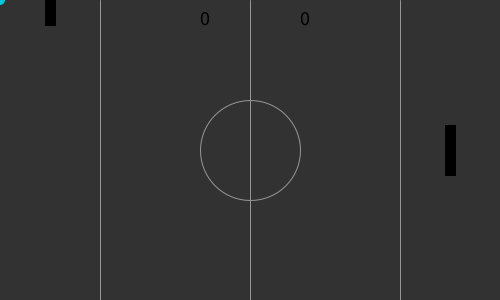
Frame 1 (no input)
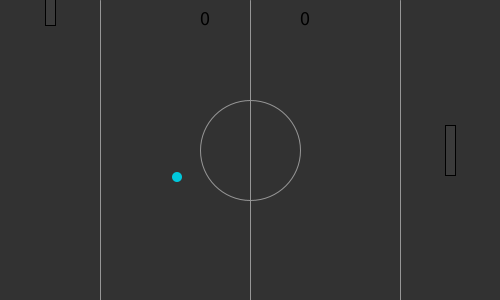
Frame 60 (the mouse pressed at the canvas centre just before this capture)
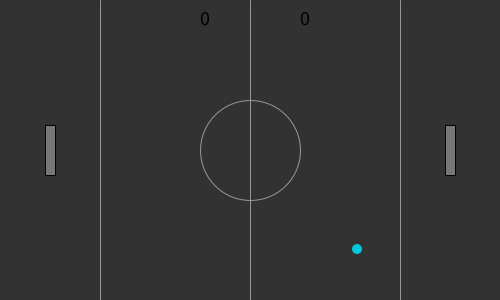
Frame 120 (the mouse held since frame 60 and released just before this capture)

The Processing sketch that drew these frames (run headless with seeded random() and noise(); from frame 60 on, the mouse is pressed at the canvas centre):

// Processing sketch: processing_163427
// ── processing_163427.pde

//pong by your boy will s


int c = 0;
//score
int s2 = 0;
int s1 = 0;
//ball location
int x = 0;
int y = 0;
//ball movement
int my = 3;
int mx = 3;
//player 2 paddle
int p2Y = 150;

void setup() {
  size(500, 300);
}



void draw() {
  //Background function
  drawBackground();
  
  fill(0, 200, 220);
  noStroke();
  //Ball
  ellipse(x, y, 10, 10);
  x+=mx;
  y+=my;

  //bouncing/score mechanics
  if (y > height || y < 0) {
    my *= -1;
  }
  if (x<0) {
    mx*=-1;
    x=width/2;
    y=height/2;
    s2+=1;
  }
    if (x>width) {
    mx*=-1;
    x=width/2;
    y=height/2;
    s1+=1;
  }
  
  //Mouse Paddle
  Paddle(50, mouseY);
  //keyboard Paddle
  Paddle(width-50, p2Y);

  //Paddle Bouncing Mechanics
  if (abs(x-50)<10&&abs(mouseY-y)<23) {
    mx = abs(mx);
  }
  //Paddle2 Bouncing Mechanics
  if (abs(x-(width-50))<10&&abs(p2Y-y)<23) {
    mx = -abs(mx);
  }
  
  if(c<255){
    c+=1;
  }
  if(c>254){
    c=0;
  } 
 
}
//More mouse Paddle
void Paddle(int x, int y) {
  rectMode(CENTER);
  stroke(0);
  fill(c);
  rect(x, y, 10, 50);
}

//Background
void drawBackground() {
  background(50);
  int z = 100;
  stroke(150);
  noFill();
  ellipse(width/2, height/2, 100, 100);
  while (z< width && z < width-75) {
    line(z, 0, z, height);
    z+=150;
  }
  
//scoreboard
textSize(20);
fill(0);
  text(s1,width/2-50,25);
  text(s2,width/2+50,25);
}

//Keyboard Controls
void keyPressed() {
  if (key == 'w') {
    p2Y -= 12;
  }
  if (key == 's') {
    p2Y += 12;
  }
}
